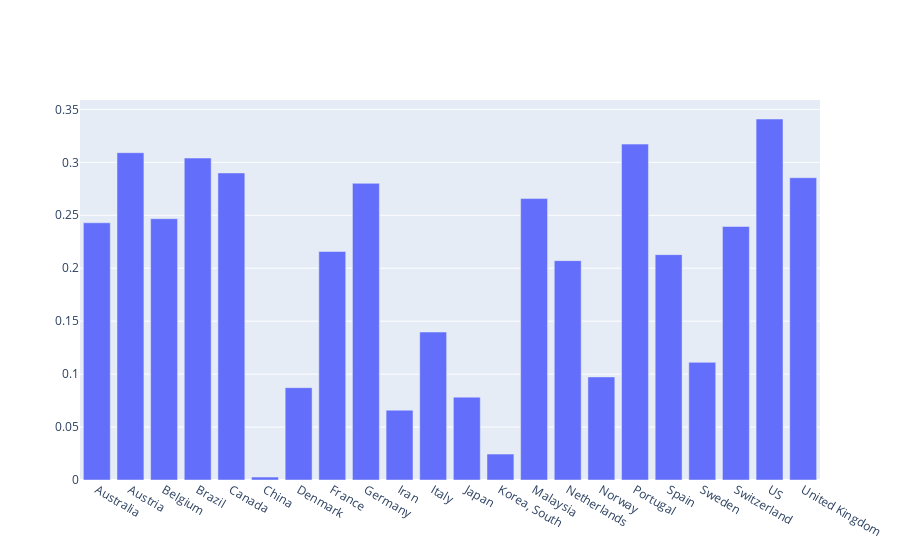

The code cell stored with this chart in its notebook:
### Code cell
fig = go.Figure()
fig.add_bar(x = overview['Country'], y = overview['Growth Rate'], hovertext = "Based on last" + overview['Last Window'].astype(str) +"days")
fig.show()

### Figure 1 — Plotly figure (JSON) as saved in the notebook; plotly's stock layout.template omitted (floating-point values rounded to 4 significant figures)
{"data": [{"hovertext": ["Based on last[10.]days", "Based on last[16.]days", "Based on last[1.]days", "Based on last[8.]days", "Based on last[10.]days", "Based on last[34.]days", "Based on last[9.]days", "Based on last[11.]days", "Based on last[15.]days", "Based on last[6.]days", "Based on last[7.]days", "Based on last[27.]days", "Based on last[18.]days", "Based on last[9.]days", "Based on last[6.]days", "Based on last[9.]days", "Based on last[1.]days", "Based on last[6.]days", "Based on last[9.]days", "Based on last[6.]days", "Based on last[17.]days", "Based on last[24.]days"], "type": "bar", "x": ["Australia", "Austria", "Belgium", "Brazil", "Canada", "China", "Denmark", "France", "Germany", "Iran", "Italy", "Japan", "Korea, South", "Malaysia", "Netherlands", "Norway", "Portugal", "Spain", "Sweden", "Switzerland", "US", "United Kingdom"], "y": [0.2429, 0.3091, 0.2468, 0.3041, 0.29, 0.002783, 0.08721, 0.2158, 0.2802, 0.06591, 0.1397, 0.07823, 0.02452, 0.2658, 0.2072, 0.09734, 0.3172, 0.2128, 0.1111, 0.2394, 0.3409, 0.2855]}], "layout": {}}
